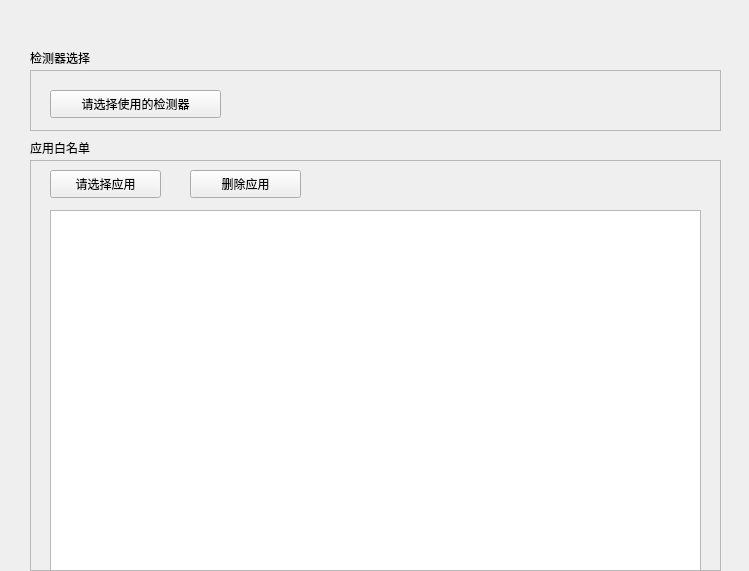
<?xml version="1.0" encoding="UTF-8"?>
<ui version="4.0">
 <class>rulesetting</class>
 <widget class="QWidget" name="rulesetting">
  <property name="geometry">
   <rect>
    <x>0</x>
    <y>0</y>
    <width>749</width>
    <height>571</height>
   </rect>
  </property>
  <property name="windowTitle">
   <string>Form</string>
  </property>
  <widget class="CardWidget" name="frame">
   <property name="geometry">
    <rect>
     <x>30</x>
     <y>70</y>
     <width>691</width>
     <height>61</height>
    </rect>
   </property>
   <property name="frameShape">
    <enum>QFrame::StyledPanel</enum>
   </property>
   <property name="frameShadow">
    <enum>QFrame::Raised</enum>
   </property>
   <widget class="ComboBox" name="pushButton">
    <property name="geometry">
     <rect>
      <x>20</x>
      <y>20</y>
      <width>171</width>
      <height>28</height>
     </rect>
    </property>
    <property name="text">
     <string>请选择使用的检测器</string>
    </property>
   </widget>
  </widget>
  <widget class="CardWidget" name="frame_2">
   <property name="geometry">
    <rect>
     <x>30</x>
     <y>160</y>
     <width>691</width>
     <height>411</height>
    </rect>
   </property>
   <property name="frameShape">
    <enum>QFrame::StyledPanel</enum>
   </property>
   <property name="frameShadow">
    <enum>QFrame::Raised</enum>
   </property>
   <widget class="ListWidget" name="listWidget">
    <property name="geometry">
     <rect>
      <x>20</x>
      <y>50</y>
      <width>651</width>
      <height>361</height>
     </rect>
    </property>
   </widget>
   <widget class="PushButton" name="pushButton_2">
    <property name="geometry">
     <rect>
      <x>20</x>
      <y>10</y>
      <width>111</width>
      <height>28</height>
     </rect>
    </property>
    <property name="text">
     <string>请选择应用</string>
    </property>
   </widget>
   <widget class="PushButton" name="pushButton_3">
    <property name="geometry">
     <rect>
      <x>160</x>
      <y>10</y>
      <width>111</width>
      <height>28</height>
     </rect>
    </property>
    <property name="text">
     <string>删除应用</string>
    </property>
   </widget>
  </widget>
  <widget class="StrongBodyLabel" name="label">
   <property name="geometry">
    <rect>
     <x>30</x>
     <y>50</y>
     <width>91</width>
     <height>16</height>
    </rect>
   </property>
   <property name="text">
    <string>检测器选择</string>
   </property>
  </widget>
  <widget class="StrongBodyLabel" name="label_2">
   <property name="geometry">
    <rect>
     <x>30</x>
     <y>140</y>
     <width>91</width>
     <height>16</height>
    </rect>
   </property>
   <property name="text">
    <string>应用白名单</string>
   </property>
  </widget>
 </widget>
 <customwidgets>
  <customwidget>
   <class>CardWidget</class>
   <extends>QFrame</extends>
   <header>qfluentwidgets</header>
   <container>1</container>
  </customwidget>
  <customwidget>
   <class>StrongBodyLabel</class>
   <extends>QLabel</extends>
   <header>qfluentwidgets</header>
  </customwidget>
  <customwidget>
   <class>ComboBox</class>
   <extends>QPushButton</extends>
   <header>qfluentwidgets</header>
  </customwidget>
  <customwidget>
   <class>ListWidget</class>
   <extends>QListWidget</extends>
   <header>qfluentwidgets</header>
  </customwidget>
  <customwidget>
   <class>PushButton</class>
   <extends>QPushButton</extends>
   <header>qfluentwidgets</header>
  </customwidget>
 </customwidgets>
 <resources/>
 <connections/>
</ui>
